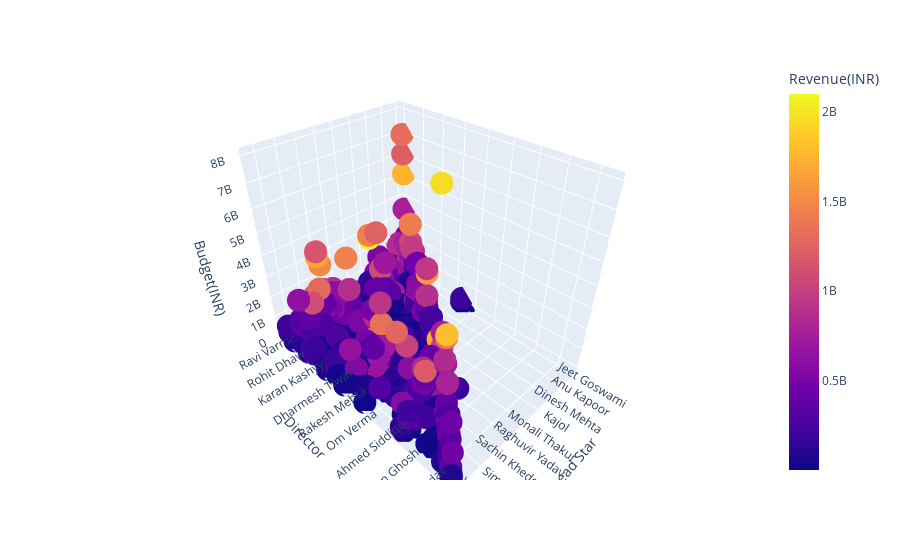

Notebook source saved alongside this figure:
### Markdown cell above
- ✨📊 Let's make the 3D plot between three variables 🔍📈

### Code cell
fig = px.scatter_3d(data_frame=df, x = 'Lead Star', y = 'Director', z = 'Budget(INR)', color = 'Revenue(INR)')
fig.show()

### Figure 1 — Plotly figure (JSON) as saved in the notebook; plotly's stock layout.template omitted (floating-point values rounded to 4 significant figures; data arrays with more than 128 entries replaced by an {"elided": "..."} marker saying what was removed)
{"data": [{"hovertemplate": "Lead Star=%{x}<br>Director=%{y}<br>Budget(INR)=%{z}<br>Revenue(INR)=%{marker.color}<extra></extra>", "legendgroup": "", "marker": {"color": {"elided": "1696 int values"}, "coloraxis": "coloraxis", "symbol": "circle"}, "mode": "markers", "name": "", "scene": "scene", "showlegend": false, "type": "scatter3d", "x": {"elided": "1696 str values"}, "y": {"elided": "1696 str values"}, "z": {"elided": "1696 int values"}}], "layout": {"coloraxis": {"colorbar": {"title": {"text": "Revenue(INR)"}}, "colorscale": [[0, "#0d0887"], [0.1111, "#46039f"], [0.2222, "#7201a8"], [0.3333, "#9c179e"], [0.4444, "#bd3786"], [0.5556, "#d8576b"], [0.6667, "#ed7953"], [0.7778, "#fb9f3a"], [0.8889, "#fdca26"], [1, "#f0f921"]]}, "legend": {"tracegroupgap": 0}, "margin": {"t": 60}, "scene": {"domain": {"x": [0, 1], "y": [0, 1]}, "xaxis": {"title": {"text": "Lead Star"}}, "yaxis": {"title": {"text": "Director"}}, "zaxis": {"title": {"text": "Budget(INR)"}}}}}
